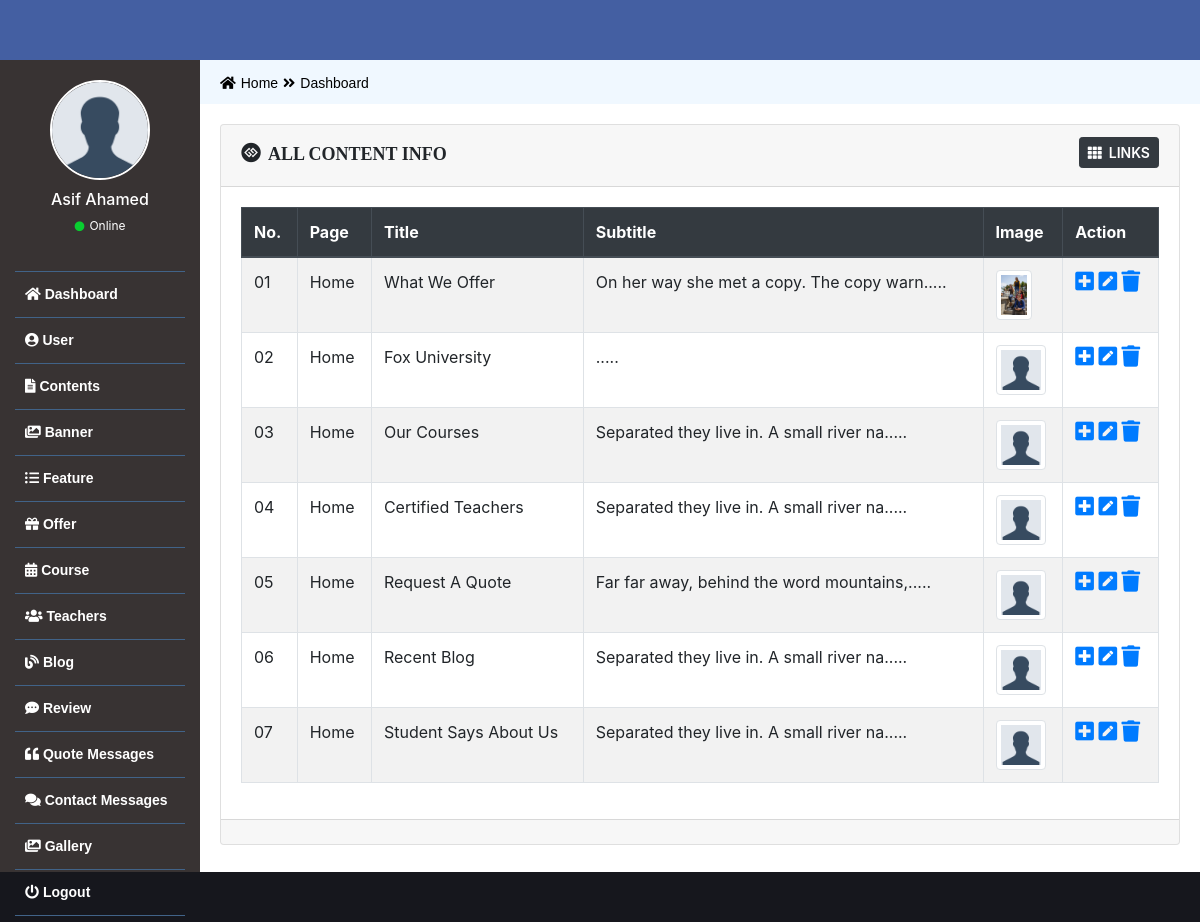
Screenshot of /Admin/all-content.php (signed in) with the database file from the repository.
### tables this page shows
CREATE TABLE `as_content` (
  `content_id` int(11) NOT NULL,
  `page_id` int(11) NOT NULL,
  `content_title` varchar(200) NOT NULL,
  `content_subtitle` text NOT NULL,
  `content_details` text NOT NULL,
  `content_image` varchar(200) NOT NULL
);

CREATE TABLE `as_page` (
  `page_id` int(11) NOT NULL,
  `page_title` varchar(200) NOT NULL
);

### Admin/all-content.php (the view, shortened to what this page needs)
<?php
    require_once('functions/function.php');
    if($_SESSION['role']==1 || $_SESSION['role']==2 ){
?>
<div class="col-md-12 main_content">
    <form action="">
        <div class="card">
            <div class="card-header">
                <div class="row">
                    <div class="col-md-8">
                        <h4 class="card_header_title"><i class="fab fa-gg-circle"></i>All Content Info</h4>
                    </div>
                    <div class="col-md-4 text-right">
                        <?php if($_SESSION['role']==1){ ?>
                        <a href="#" class="btn btn-sm btn-dark card_top_btn"><i class="fa fa-th"></i>Links</a>
                        <?php } ?>
                    </div>
                </div>
            </div>
            <div class="card-body">
                <table class="table table-bordered table-striped table-hover custom_table">
                    <thead class="thead-dark">
                        <tr>
                            <th scope="col">No.</th>
                            <th scope="col">Page</th>
                            <th scope="col">Title</th>
                            <th scope="col">Subtitle</th>
                            <th scope="col">Image</th>
                            <th scope="col">Action</th>
                        </tr>
                    </thead>
                    <tbody>
                    <?php
                    $i = 1;
                    $sel = "SELECT * FROM as_content NATURAL JOIN as_page ORDER BY content_id ASC";
                    $Query = mysqli_query($con,$sel);
                    while($data = mysqli_fetch_assoc($Query)){
                    ?>
                        <tr>
                            <td><?php
                                $check = $i++;
                                if($check<10){
                                    echo "0". $check;
                                }else{
                                    echo $check;
                                }
                            ?></td>
                            <td><?= $data['page_title']; ?></td>
                            <td><?= $data['content_title']; ?></td>
                            <td><?= substr($data['content_subtitle'], 0, 40); ?>.....</td>
                            <td>
                                <?php if($data['content_image'] != ''){ ?>
                                <img src="uploads/<?= $data['content_image']; ?>" class="img-thumbnail" style="height: 50px; max-width: 80px;" alt="">
                                <?php }else{ ?>
                                    <img src="images/avatar.png" class="img-thumbnail" style="height: 50px; max-width: 80px;" alt="">
                                <?php } ?>
                            </td>
                            <td>
                                <a href="view-content.php?v=<?php echo $data['content_id']; ?>"><i class="fa fa-plus-square fa-lg"></i></a>
                                <?php if($_SESSION['role']==1){ ?>
                                <a href="edit-content.php?e=<?= $data['content_id'] ?>"><i class="fas fa-pen-square fa-lg"></i></a>
                                <a href="delete-content.php?d=<?= $data['content_id'] ?>"><i class="fa fa-trash fa-lg"></i></a>
                                <?php } ?>
                            </td>
                        </tr>
                        <?php } ?>
                    </tbody>
                </table>
            </div>
            <div class="card-footer text-center">
            </div>
        </div>
    </form>
</div>
<?php
    }else{
        header('Location: index.php');
    }
?>

### Admin/css/style.css (style rules this page uses)
* { margin: 0; padding: 0; outline: 0; }
img { vertical-align: middle; }
a { text-decoration: none; }
.main_content { padding: 20px; font-size: 16px; }
.card_header_title { font-size: 18px; font-weight: bold; margin-top: 6px; font-family: verdana; text-transform: uppercase; line-height: -4px; }
.card_header_title i { padding-right: 7px; font-size: 20px; }
.card_top_btn i { padding-right: 7px; }
.card_top_btn { font-size: 14px; font-weight: 600; text-transform: uppercase; }

### rows the page displays
as_content: check "1", page.page_title "Home", content_title "What We Offer", content_subtitle "On her way she met a copy. The copy warn", content_image (picture)
as_content: check "2", page.page_title "Home", content_title "Fox University"
as_content: check "3", page.page_title "Home", content_title "Our Courses", content_subtitle "Separated they live in. A small river na"
as_content: check "4", page.page_title "Home", content_title "Certified Teachers", content_subtitle "Separated they live in. A small river na"
as_content: check "5", page.page_title "Home", content_title "Request A Quote", content_subtitle "Far far away, behind the word mountains,"
as_content: check "6", page.page_title "Home", content_title "Recent Blog", content_subtitle "Separated they live in. A small river na"
as_content: check "7", page.page_title "Home", content_title "Student Says About Us", content_subtitle "Separated they live in. A small river na"

### other values shown
$_SESSION['name'] "Asif Ahamed"
